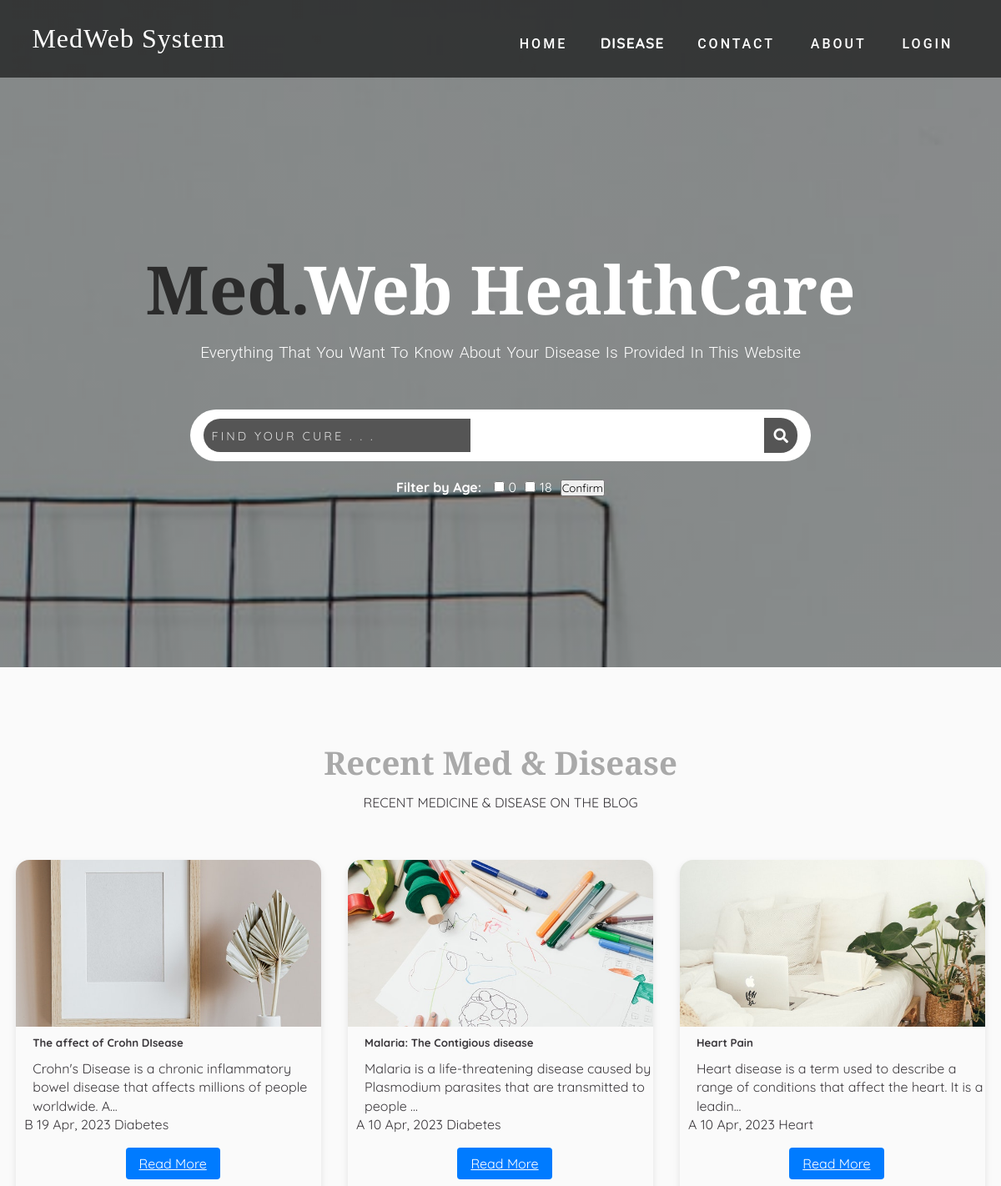
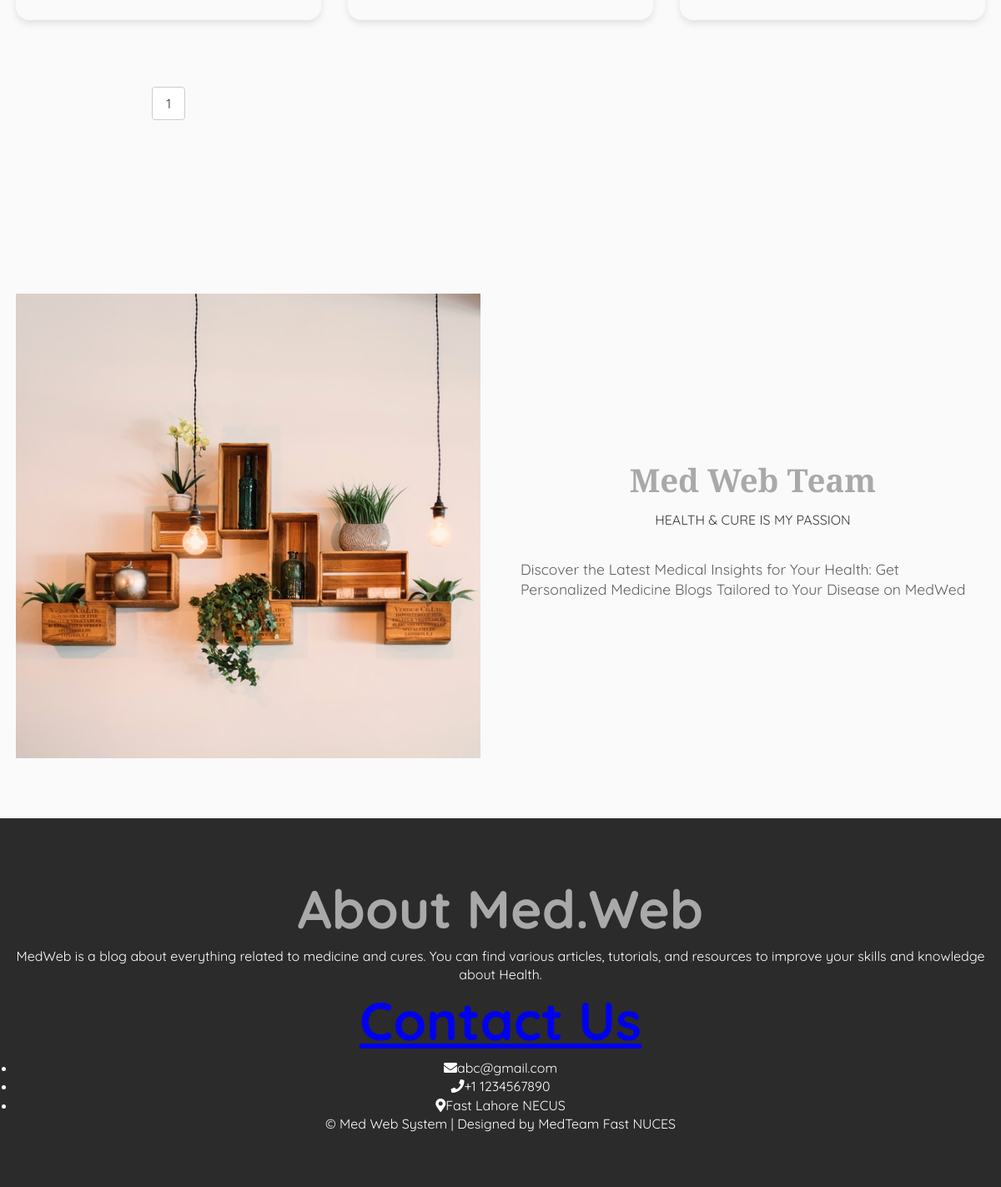
The page / on the database its author committed (2 pictures, top to bottom).
### tables this page shows
CREATE TABLE `post` (
  `post_id` int(11) NOT NULL,
  `title` varchar(100) NOT NULL,
  `description` text NOT NULL,
  `category` varchar(100) NOT NULL,
  `post_date` varchar(50) NOT NULL,
  `author` int(11) NOT NULL,
  `post_img` varchar(100) NOT NULL
);

CREATE TABLE `user` (
  `user_id` int(10) UNSIGNED NOT NULL,
  `first_name` varchar(30) NOT NULL,
  `last_name` varchar(30) NOT NULL,
  `username` varchar(30) DEFAULT NULL,
  `password` varchar(40) DEFAULT NULL,
  `role` int(11) NOT NULL
);

CREATE TABLE `category` (
  `category_id` int(11) NOT NULL,
  `category_name` varchar(100) NOT NULL,
  `post` int(11) NOT NULL DEFAULT 0,
  `age` int(11) NOT NULL
);

### index.php (the view, shortened to what this page needs)
<!DOCTYPE html>
<html>
<head>
  <link rel="stylesheet" href="https://cdnjs.cloudflare.com/ajax/libs/font-awesome/5.15.1/css/all.min.css"
 />
  <link rel="stylesheet" href="style.css">
</head>
<body>
  <header>
    <nav class="navbar">
      <div class="container">
        <a href="index.php" class="navbar-brand">MedWeb System</a>
        <div class="navbar-nav">
          <a href="index.php">Home</a>
          <div class="dropdown">
            <button class="dropbtn">Disease</button>
          </div>
          <a href="contact.php">Contact</a>
          <a href="about.php">About</a>
          <a href="login.php">Login</a>
        </div>
      </div>
    </nav>
    <div class="banner">
      <div class="container">
        <h1 class="banner-title">
          <span>Med.</span>Web HealthCare
        </h1>
        <p>everything that you want to know about your disease is provided in this website</p>
        <form method="get" action="search.php" class="search-form">
          <input type="text" name="catname" placeholder="find your cure . . .">
          <button type="submit" class="search-btn">
            <i class="fas fa-search"></i>
          </button>
        </form>
        <div class="age-filter">
          <span>Filter by Age:</span>
          <?php
          include "connect.php";
          $sql = "SELECT DISTINCT age FROM category ORDER BY age ASC";
          $result = mysqli_query($conn, $sql);
          if (mysqli_num_rows($result) > 0) {
            while ($row = mysqli_fetch_assoc($result)) {
              echo '<label class="age-filter-item"><input type="checkbox" name="age[]" value="' . $row["age"] . '">' . $row["age"] . '</label>';
            }
            echo '<button id="age-filter-confirm" type="button">Confirm</button>';
          } else {
            echo "<p>No age groups found.</p>";
          }
          ?>
        </div>
      </div>
    </div>
  </header>
  <section class="design" id="design">
    <div class="container">
      <div class="title">
        <h2>Recent Med &amp; Disease</h2>
        <p>recent medicine &amp; disease on the blog</p>
      </div>
      <div class="design-content">
        <?php
        include "connect.php";
        $limit = 5;
        if (isset($_GET['page'])) {
          $page = trim($_GET['page']);
          $page = (int) filter_var($page, FILTER_SANITIZE_NUMBER_INT);
        } else {
          $page = 1;
        }
        $offset = ($page - 1) * $limit;
        $sql = "SELECT post.post_id, post.title, post.description, post.post_date, category.category_name, user.username, post.category, post.post_img
          FROM post
          LEFT JOIN category ON post.category = category.category_id
          LEFT JOIN user ON post.author = user.user_id
          ORDER BY post.post_id DESC LIMIT {$limit} OFFSET {$offset}";
        $result = mysqli_query($conn, $sql) or die("Query Failed");
        if (mysqli_num_rows($result) > 0) {
          while ($row = mysqli_fetch_assoc($result)) {
            ?>
            <div class="feature-card-container">
              <div class="feature-card">
                <div class="feature-icon-container"
                  style="background-image: url('admin/upload/<?php echo $row['post_img']; ?>');">
                </div>
                <div class="feature-content">
                  <h5 class="feature-title">
                    <?php echo $row['title']; ?>
                  </h5>
                  <p class="feature-description">
                    <?php echo substr($row['description'], 0, 100) . "..."; ?>
                  </p>
                  <div class="feature-meta">
                    <span class="feature-author">
                      <?php echo $row['username']; ?>
                    </span>
                    <span class="feature-date">
                      <?php echo $row['post_date']; ?>
                    </span>
                    <span class="feature-category">
                      <?php echo $row['category_name']; ?>
                    </span>
                  </div>
                  <div class="feature-btn-container">
                    <a href="single.php?id=<?php echo $row['post_id']; ?>
                    " class="feature-btn">Read More</a>
                  </div>
                </div>
              </div>
            </div>
            <?php
          }
        } else {
          echo "No posts found";
        }
        ?>
        <?php
        $sql1 = "SELECT * FROM post";
        $result1 = mysqli_query($conn, $sql1) or die("Query Failed");
        if (mysqli_num_rows($result1) > 0) {
          $total_records = mysqli_num_rows($result1);
          $total_page = ceil($total_records / $limit);
          echo '<ul class="pagination admin-pagination">';
          for ($i = 1; $i <= $total_page; $i++) {
            $active = "";
            echo '<li class="' . $active . '"><a href="index.php?page=' . $i . '">' . $i . '</a></li>';
          }
          echo '</ul>';
        }
        ?>
      </div>
    </div>
  </section>
  <section class="about" id="about">
    <div class="container">
      <div class="about-content">
        <div>
          <img src="images/art-design-4.jpg" alt="">
        </div>
        <div class="about-text">
          <div class="title">
            <h2>Med Web Team</h2>
            <p>Health & Cure is my passion</p>
          </div>
          <p>Discover the Latest Medical Insights for Your Health: Get Personalized Medicine Blogs Tailored to Your
            Disease on MedWed</p>
        </div>
      </div>
    </div>
  </section>
  <footer>
    <footer>
      <div class="container">
        <div class="footer-content">
          <div class="footer-content-about">
            <h2>About Med.Web</h2>
            <p>MedWeb is a blog about everything related to medicine and cures. You can find various articles,
              tutorials, and resources to improve your skills and knowledge about Health.</p>
          </div>
          <div class="footer-content-contact">
            <h2><a href="contact.php"> Contact Us</a></h2>
            <ul>
              <li><i class="fas fa-envelope"></i>abc@gmail.com</li>
              <li><i class="fas fa-phone"></i>+1 1234567890</li>
              <li><i class="fas fa-map-marker-alt"></i>Fast Lahore NECUS</li>
            </ul>
          </div>
        </div>
      </div>
      <div class="footer-bottom">
        &copy; Med Web System | Designed by MedTeam Fast NUCES
      </div>
    </footer>
</body>
</html>

### style.css (style rules this page uses)
:root { --Playfair: 'Playfair Display', serif; --Quicksand: 'Quicksand', sans-serif; --Roboto: 'Roboto', sans-serif; --dark: #3c393d; --exDark: #2b2b2b; }
* { padding: 0; margin: 0; font-family: var(--Quicksand); }
body { line-height: 1.4; color: var(--dark); }
img { width: 100%; display: block; }
.container { max-width: 1320px; margin: 0 auto; padding: 0 1.2rem; }
header { min-height: 100vh; background: linear-gradient(rgba(0, 0, 0, 0.4), rgba(0, 0, 0, 0.4)), url(images/banner-bg.jpg) center/cover no-repeat fixed; display: flex; flex-direction: column; justify-content: stretch; }
.dropdown { position: relative; display: inline-block; }
.dropbtn { font-family: var(--Quicksand); font-size: 1.1rem; border: none; outline: none; color: white; background-color: transparent; cursor: pointer; padding: 0.5rem 1rem; text-transform: uppercase; font-weight: bold; letter-spacing: 1px; transition: background-color 0.2s ease; }
.navbar { background: rgba(0, 0, 0, 0.6); padding: 1.2rem; }
.navbar-brand { color: #fff; font-size: 2rem; display: block; text-align: center; text-decoration: none; font-family: var(--Playfair); letter-spacing: 1px; }
.navbar-nav { padding: 0.8rem 0 0.2rem 0; text-align: center; }
.navbar-nav a { text-transform: uppercase; font-family: var(--Roboto); letter-spacing: 1px; font-weight: 500; color: #fff; text-decoration: none; display: inline-block; padding: 0.4rem 0.1rem; letter-spacing: 3px; transition: opacity 0.5s ease; }
.banner { flex: 1; display: flex; align-items: center; justify-content: center; text-align: center; color: #fff; }
.banner-title { font-size: 3rem; font-family: var(--Playfair); line-height: 1.2; }
.banner-title span { font-family: var(--Playfair); color: var(--exDark); }
.banner p { padding: 1rem 0 2rem 0; font-size: 1.2rem; text-transform: capitalize; font-family: var(--Roboto); font-weight: 300; word-spacing: 2px; }
.banner form { background: #fff; border-radius: 2rem; padding: 0.6rem 1rem; display: flex; justify-content: space-between; }
.search-btn { width: 40px; font-size: 1.1rem; color: var(--dark); border: none; background: transparent; outline: 0; cursor: pointer; }
.design { padding: 4.5rem 0; }
.title { text-align: center; padding: 1rem 0; }
.title h2 { font-family: var(--Playfair); font-size: 2.4rem; }
.title p { text-transform: uppercase; padding: 0.6rem 0; }
.design-content { margin: 2rem 0; }
.about { padding: 4.5rem 0; }
.about-text { margin: 2rem 0; }
.about-text > p { font-size: 1.1rem; padding: 0.6rem 0; opacity: 0.8; }
footer { background: var(--exDark); color: #fff; text-align: center; padding: 2rem 0; }
@media screen and (min-width: 540px) { .navbar-nav a { padding-right: 1.2rem; padding-left: 1.2rem; } }
@media screen and (min-width: 540px) { .banner-title { font-size: 5rem; } }
@media screen and (min-width: 540px) { .banner form { margin-top: 1.4rem; width: 80%; margin-left: auto; margin-right: auto; } }
@media screen and (min-width: 768px) { .navbar .container { display: flex; align-items: center; justify-content: space-between; } }
@media screen and (min-width: 768px) { .design-content { display: grid; grid-template-columns: repeat(2, 1fr); gap: 2rem; } }
@media screen and (min-width: 992px) { .about-content { display: grid; grid-template-columns: repeat(2, 1fr); column-gap: 3rem; align-items: center; } }
@media screen and (min-width: 1200px) { .design-content { grid-template-columns: repeat(3, 1fr); } }
body { font-family: Roboto, sans-serif; width: 100%; font-size: 16px; margin: 0; padding: 0; background: #FAFAFA; }
h1, h2 { font-weight: 700; color: #FFF; font-weight: 700; font-size: 4em; margin: 0; padding: 0 20px; }
input, select, textarea { color: #FFF; }

### rows shown on the page
post: post_img (picture), title "The affect of Crohn DIsease", description "Crohn's Disease is a chronic inflammatory bowel disease that affects millions of people worldwide. A", user.username "B", post_date "19 Apr, 2023", category.category_name "Diabetes"
post: post_img (picture), title "Malaria: The Contigious disease", description "Malaria is a life-threatening disease caused by Plasmodium parasites that are transmitted to people", user.username "A", post_date "10 Apr, 2023", category.category_name "Diabetes"
post: post_img (picture), title "Heart Pain", description "Heart disease is a term used to describe a range of conditions that affect the heart. It is a leadin", user.username "A", post_date "10 Apr, 2023", category.category_name "Heart"

### other values the page prints
$row["age"] "0"
$row["age"] "18"
